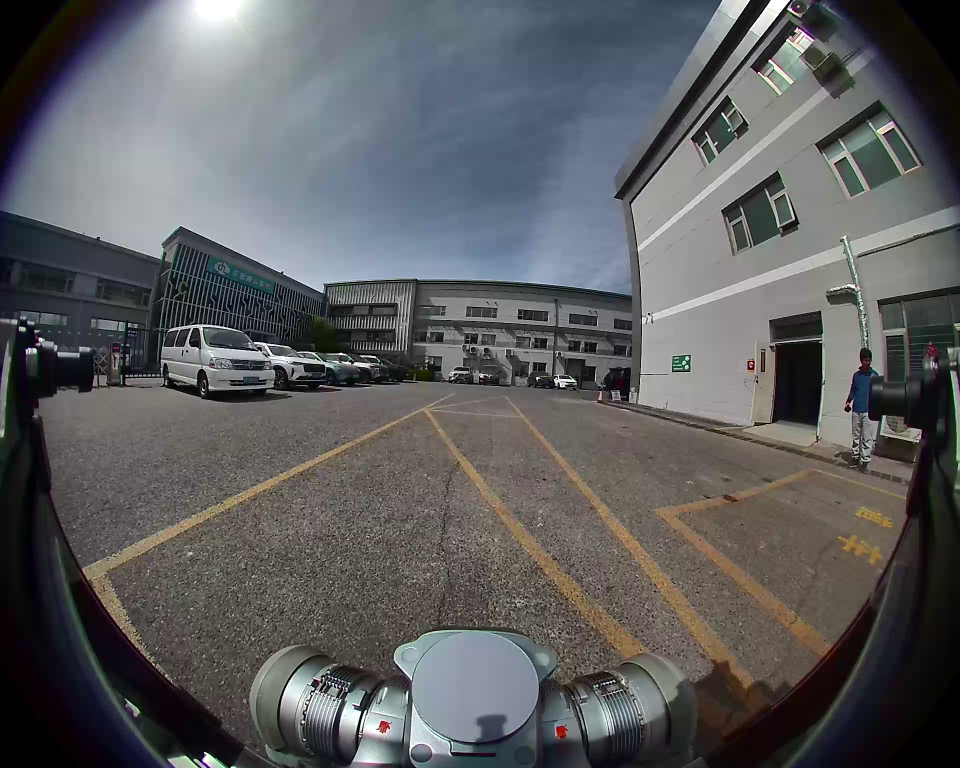
//> input picture surround-camera/auto_calib_fisheye/2_dog/imgs/ParkFront-1774583477301602000.png, 1920 x 1536 px (shown at 1/2 size)
$ ./test_simple_bev   (built with g++ and OpenCV 4)
//> lines starting //> are read from the running program, lines starting //| are printed output that depends on the picture
// 简化测试：只生成BEV图像
#include "optimizer.h"
#include <opencv2/opencv.hpp>

using namespace cv;
using namespace std;

int main() {
  // 读取图像
  Mat imgf = imread("./2_dog/imgs/ParkFront-1774583477301602000.png");
//> imgf is the input picture: 1536 rows x 1920 cols, CV_8UC3; mean B, G, R 94.7, 93, 92.5
  Mat imgl = imread("./2_dog/imgs/ParkLeft-1774583477034621000.png");
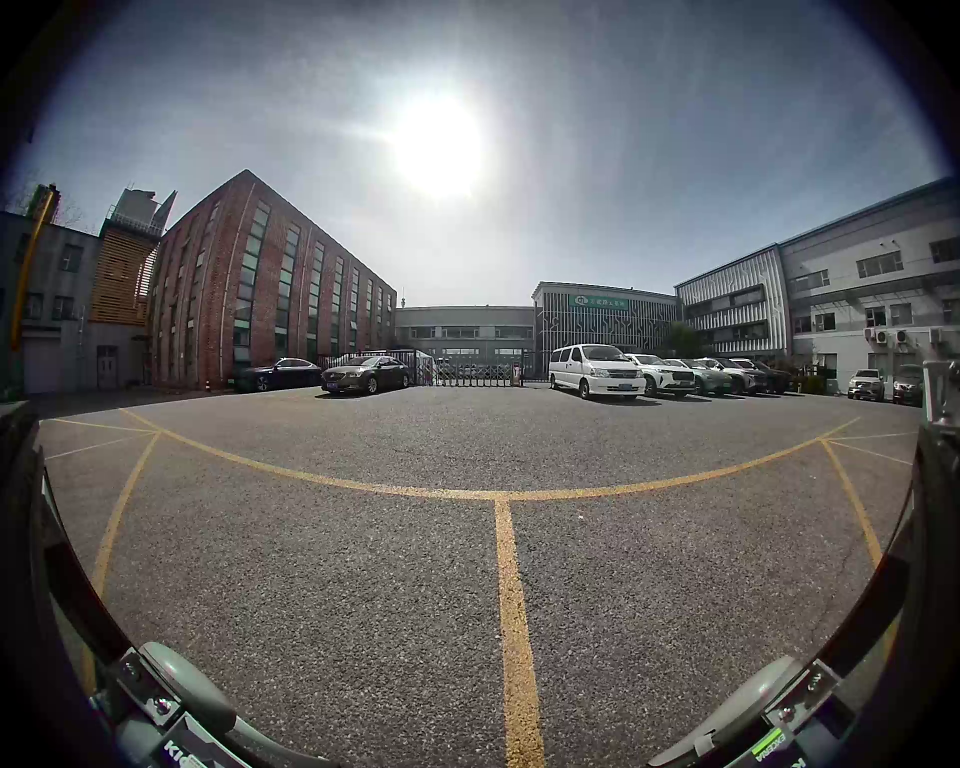
//> input picture surround-camera/auto_calib_fisheye/2_dog/imgs/ParkLeft-1774583477034621000.png, 1920 x 1536 px (shown at 1/2 size)
//> imgl is the input picture: 1536 rows x 1920 cols, CV_8UC3; mean B, G, R 98.3, 97.7, 97.9
  Mat imgb = imread("./2_dog/imgs/ParkBack-1774583477301602000.png");
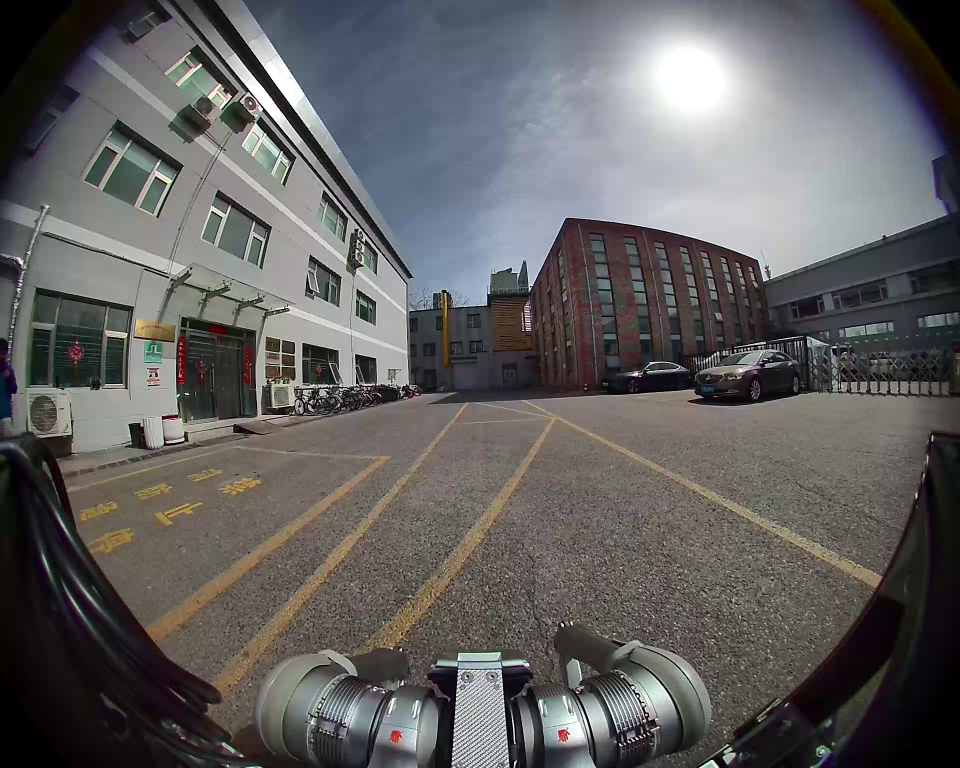
//> input picture surround-camera/auto_calib_fisheye/2_dog/imgs/ParkBack-1774583477301602000.png, 1920 x 1536 px (shown at 1/2 size)
//> imgb is the input picture: 1536 rows x 1920 cols, CV_8UC3; mean B, G, R 96, 96.1, 97.4
  Mat imgr = imread("./2_dog/imgs/ParkRight-1774583477101370000.png");
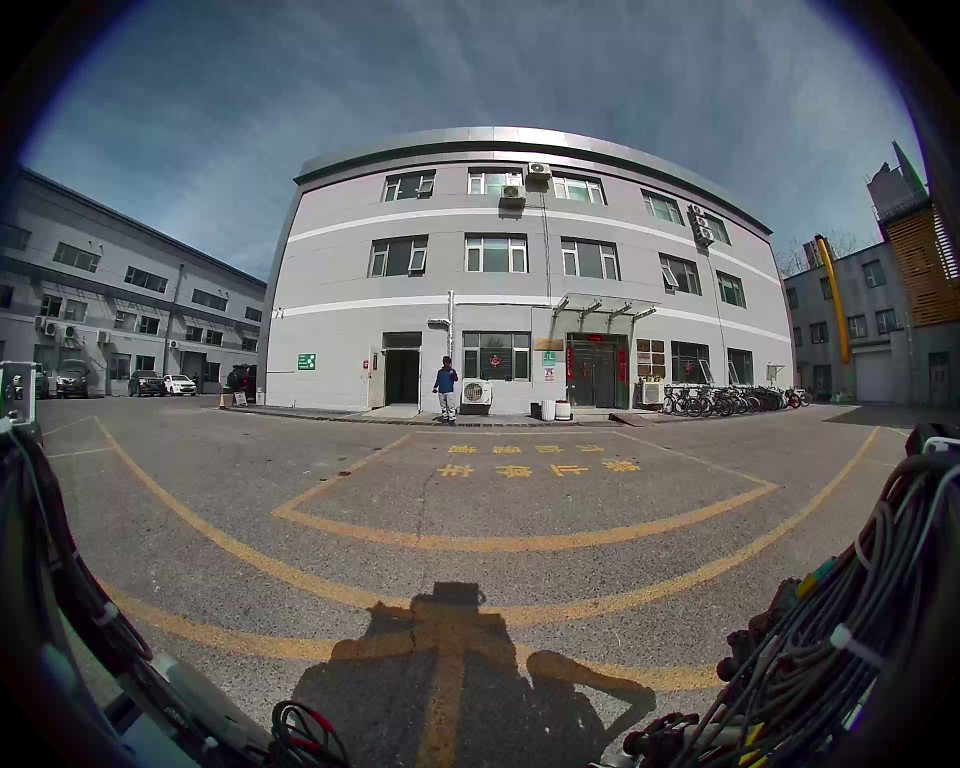
//> input picture surround-camera/auto_calib_fisheye/2_dog/imgs/ParkRight-1774583477101370000.png, 1920 x 1536 px (shown at 1/2 size)
//> imgr is the input picture: 1536 rows x 1920 cols, CV_8UC3; mean B, G, R 93.5, 91.7, 90

  if (imgf.empty() || imgl.empty() || imgb.empty() || imgr.empty()) {
    cerr << "Error: Could not read images!" << endl;
    return 1;
  }

  // 旋转Ocam图像
  rotate(imgf, imgf, ROTATE_180);
  rotate(imgl, imgl, ROTATE_90_COUNTERCLOCKWISE);
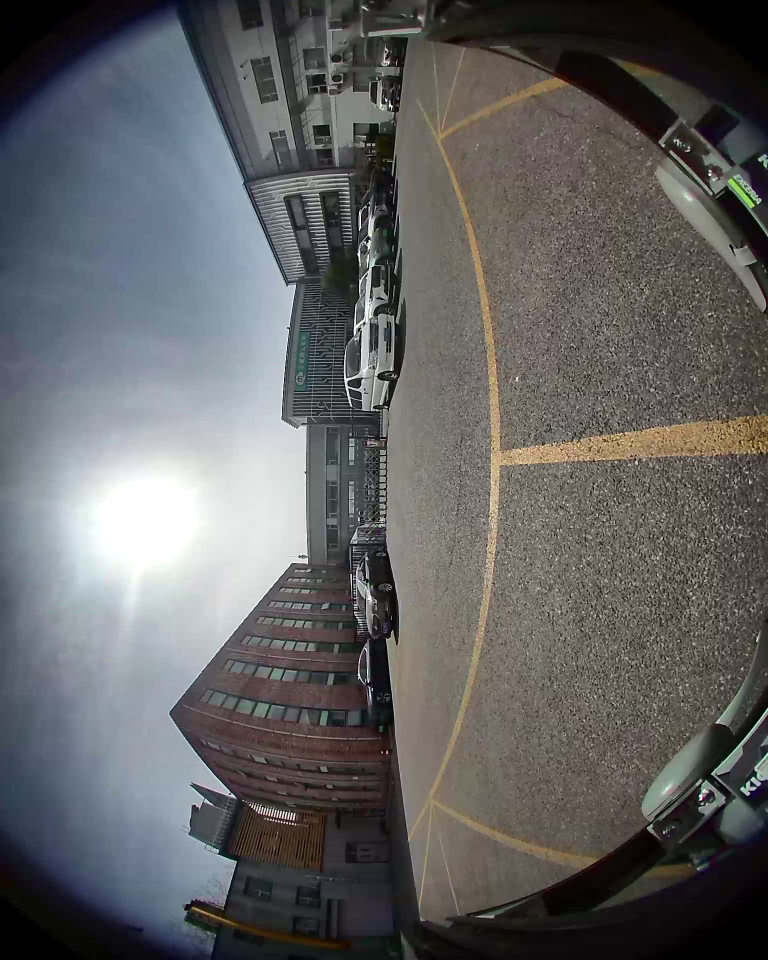
//> imgl: 1920 rows x 1536 cols, CV_8UC3 (shown at 1/2 size); mean B, G, R 98.3, 97.7, 97.9
  rotate(imgr, imgr, ROTATE_90_CLOCKWISE);
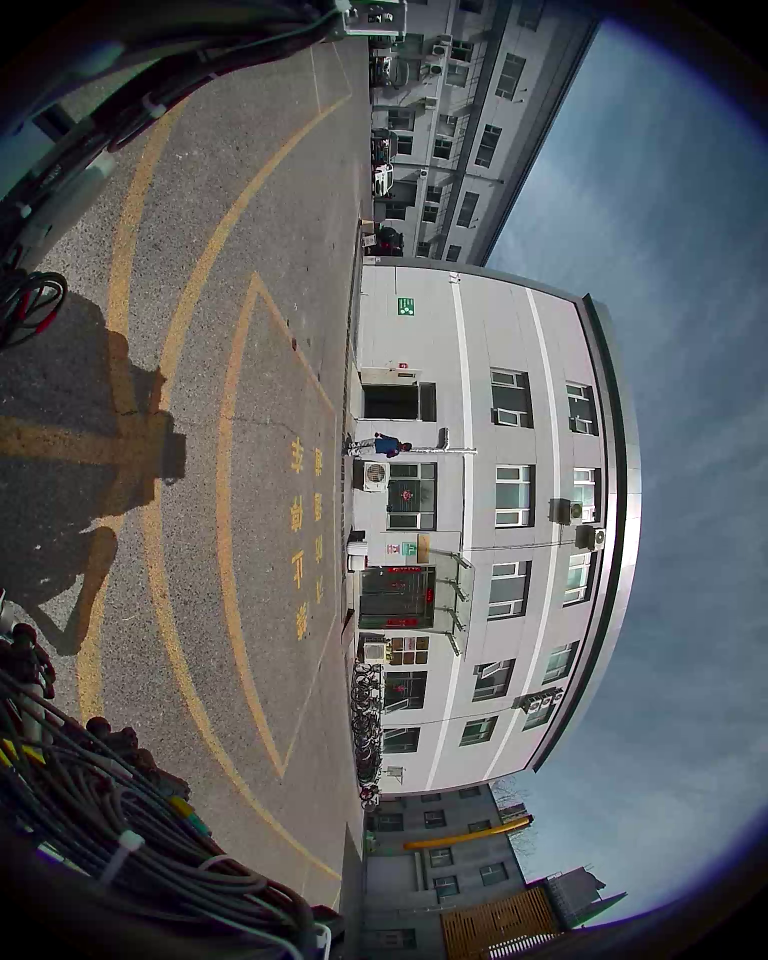
//> imgr: 1920 rows x 1536 cols, CV_8UC3 (shown at 1/2 size); mean B, G, R 93.5, 91.7, 90
  rotate(imgb, imgb, ROTATE_180);
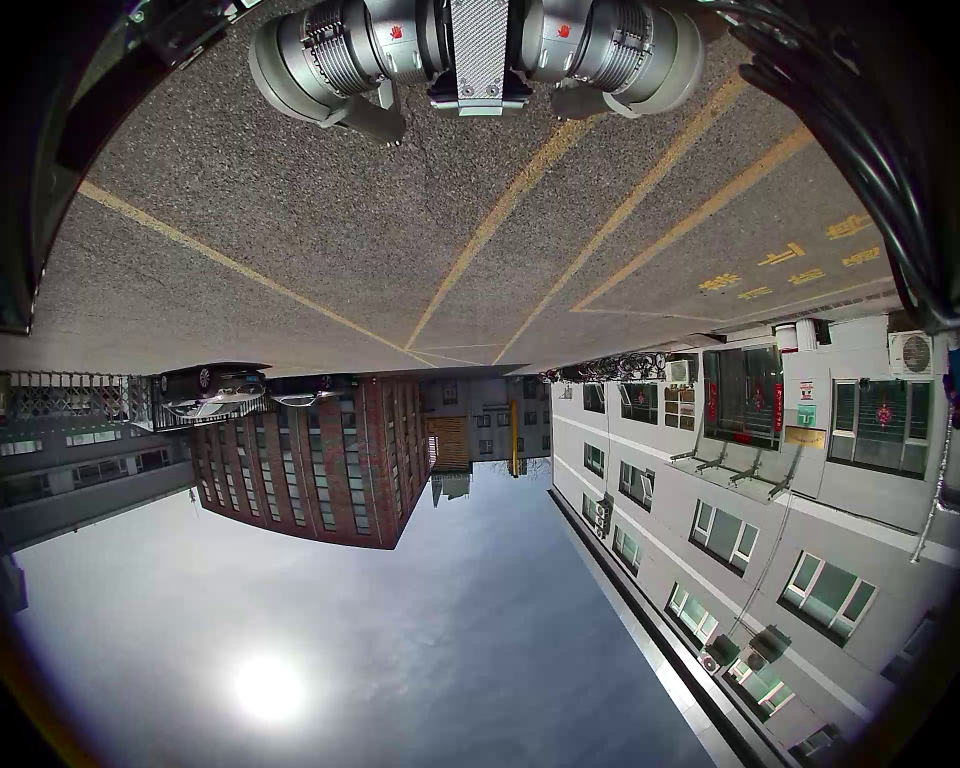
//> imgb: 1536 rows x 1920 cols, CV_8UC3 (shown at 1/2 size); mean B, G, R 96, 96.1, 97.4

  cout << "Images loaded successfully!" << endl;
  cout << "Front: " << imgf.size() << endl;
//| Front: [1920 x 1536]
  cout << "Left: " << imgl.size() << endl;
//| Left: [1536 x 1920]
  cout << "Back: " << imgb.size() << endl;
//| Back: [1920 x 1536]
  cout << "Right: " << imgr.size() << endl;
//| Right: [1536 x 1920]

  return 0;
}
